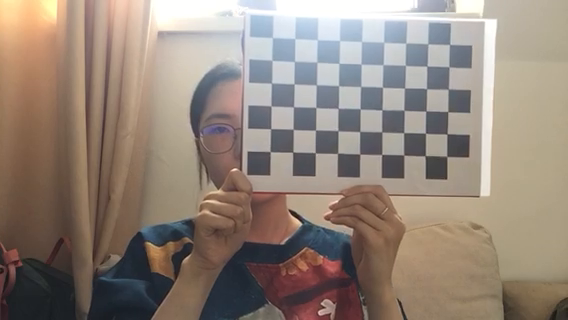
#> input picture frame 63 of learn_AI_assignment/calibration.mp4, 568 x 320 px
$ python ch8_YQS_Ex1.py
#> lines starting #> are read from the running program, lines starting #| are printed output that depends on the picture; after the words box and inside, x2 and y2 are one past the last pixel; in counts of white or black regions, pixels touching at a corner belong together
import numpy as np
import cv2
import os
#criteria是设置寻找亚像素角点的参数，采用的停止准则是最大循环次数30和最大误差容限0.001
criteria = (cv2.TERM_CRITERIA_EPS + cv2.TERM_CRITERIA_MAX_ITER, 30, 0.001)

# Define board size: (board_w x board_h)
board_w = 9
board_h = 6
blockSize = 26.2 / 1000  # in meter 26.2是毫米为单位的

# Prepare object points, like (0,0,0), (1,0,0), ...., (board_w-1,board_h-1,0)
objp = np.zeros((board_h * board_w, 3), np.float32)
# 获得check board角点坐标在世界坐标系下的真实坐标值objp本身是三列，但是np.mgrid生成的是两列，所以objp只能取2列
objp[:, :2] = np.mgrid[0:board_w, 0:board_h].T.reshape(-1, 2) * blockSize

# arrays to store object points and image points from all the images.
objpoints = []  # 3d point in real world space
imgpoints = []  # 2d points in image plane.

# Load the calibration video
path = os.path.dirname(os.path.abspath(__file__))
grabber = cv2.VideoCapture(path + '/calibration.mp4')
skipGrouping = 10  # 每10帧记录一帧，节省计算资源
image_count = 0
while (grabber.isOpened()):
    for i in range(skipGrouping):
        flag, img = grabber.read()

        if flag == False:
            break
#> this loop made 10 passes
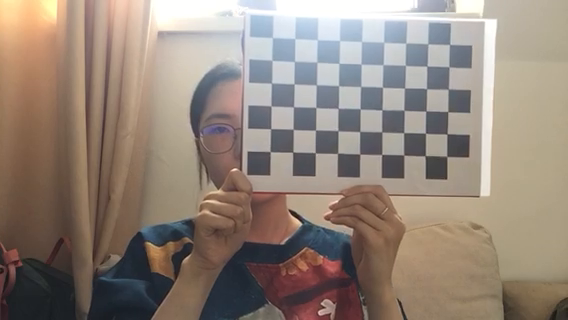
#> input picture frame 63 of learn_AI_assignment/calibration.mp4, 568 x 320 px
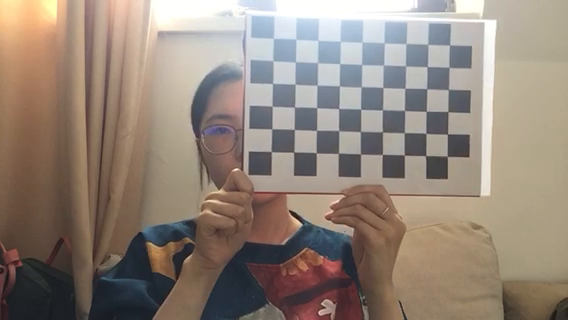
#> input picture frame 64 of learn_AI_assignment/calibration.mp4, 568 x 320 px

    if flag == False:
            break
    image_count = image_count + 1
    gray = cv2.cvtColor(img, cv2.COLOR_BGR2GRAY)
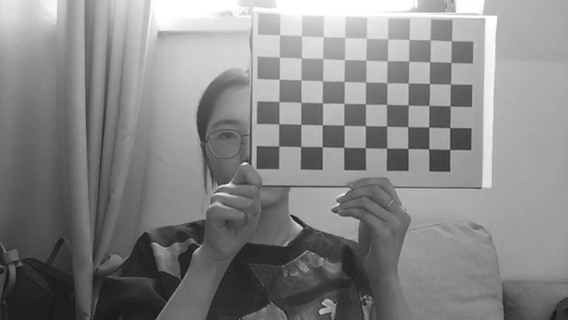
#> gray: shape (320, 568); min 21, max 255, mean 134.5
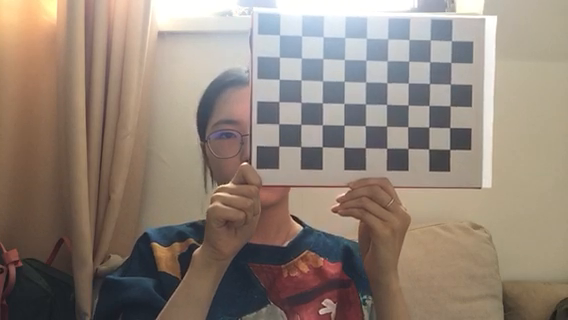
#> img: shape (320, 568, 3); mean B, G, R 120.2, 131.6, 145.6
    # find the chess board (calibration pattern) corners
    # 函数作用为提取角点，(board_w ,board_h)为check board上内角点的行列数，一般不相同，
    # 便于后续标定程序识别标定板的方向，如果找到 flag= true
    #corner用于存储检测到的内角点图像坐标位置，一般是数组形式
    flag, corners = cv2.findChessboardCorners(gray, (board_w, board_h), None)
#> flag = True; corners = 54 rows, first 8: [279.7, 35.12], [301.4, 36.14], [323.4, 36.92], [344.5, 37.57], [366.9, 38.64], [387.8, 38.76], [409.2, 39.73], [430.2, 39.75]

    # if calibration pattern is found, add object points,
    # image points (after refining them)
    if flag == True:
        objpoints.append(objp)#将空间中角点坐标加入到之前的列表中

        # Refine the corners of the detected corners
        # 为了提高标定精度，降低相机标定偏差，(11, 11)是搜索窗口的大小，winsize为搜索窗口的一半这里是（5，5）
        corners2 = cv2.cornerSubPix(gray, corners, (11, 11), (-1, -1), criteria)
#> corners2 = 54 rows, first 8: [279.8, 34.68], [301.3, 35.64], [323.5, 36.8], [344.4, 37.35], [366.7, 38.33], [387.4, 38.74], [409.3, 39.63], [430.2, 39.76]
        imgpoints.append(corners2)

        # Draw and display the corners函数用于绘制被成功标定的角点
        #(board_w, board_h)每张标定棋盘上内角点的行列数，
        # corners2初始的角点坐标向量，同时作为亚像素坐标位置的输出，所以需要是浮点型数据
        #标志位，用来指示定义的棋盘内角点是否被完整的探测到，
        # true表示别完整的探测到，函数会用直线依次连接所有的内角点，作为一个整体，
        # false表示有未被探测到的内角点，这时候函数会以（红色）圆圈标记出检测到的内角点；
        img = cv2.drawChessboardCorners(img, (board_w, board_h), corners2, flag)
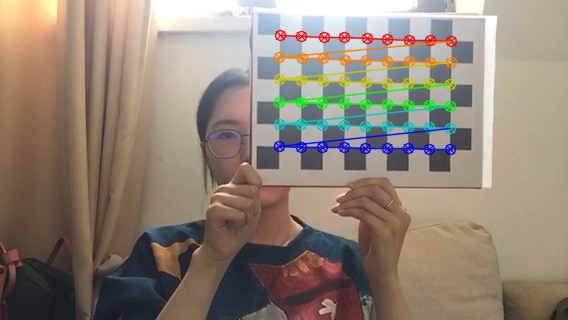
#> img: shape (320, 568, 3); 5.26% of pixels changed, all inside (x1, y1, x2, y2) = (273, 29, 458, 156)
        cv2.imshow('img', img)
        cv2.waitKey(500)

cv2.destroyAllWindows()

# Call calibration function
print('Calculating the camera parameters from {} images ...'.format(image_count))
#函数用于标定相机内外参数
#gray.shape[::-1]是图像的尺寸大小
# mtx内变换矩阵的参数，dist是畸变系数，rvecs和tvecs是每张图片的外变换矩阵，即平移向量和旋转向量
ret, mtx, dist, rvecs, tvecs = cv2.calibrateCamera(objpoints, imgpoints, gray.shape[::-1], None, None)

# Save the camera parameters into a numpy binary file
# savez在一个numpy文件中存储多了变量
np.savez(path + '\camera_parameters', name1=mtx, name2=dist)
print('Saved intrinsic matrix: \n {}'.format(mtx))
print('Saved distortion array: {}'.format(dist))

$ run again, starting later in the video
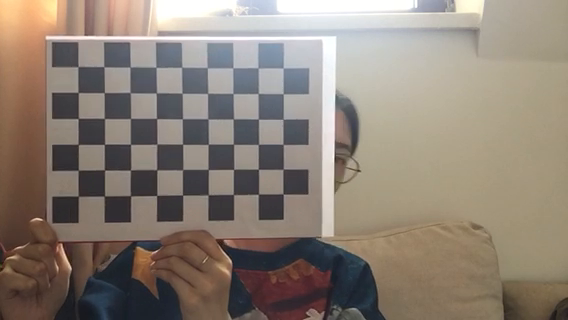
#> input picture frame 284 of learn_AI_assignment/calibration.mp4, 568 x 320 px
#> the loop `for i in range(skipGrouping):` made 10 passes
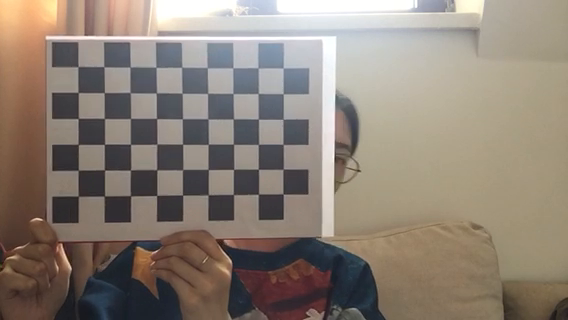
#> input picture frame 284 of learn_AI_assignment/calibration.mp4, 568 x 320 px
#> `gray = cv2.cvtColor(img, cv2.COLOR_BGR2GRAY)`:
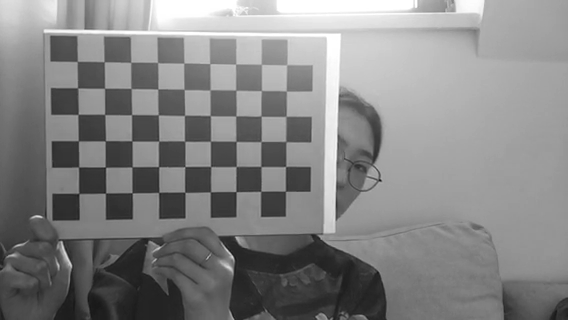
#> gray: shape (320, 568); min 22, max 255, mean 132.8
#> flag = True; corners = 54 rows, first 8: [77.22, 61.39], [104.2, 61.84], [130.7, 62.4], [157.6, 62.5], [183.9, 63.11], [209.7, 63.63], [235.6, 64.08], [261.3, 64.37]
#> corners2 = 54 rows, first 8: [77.33, 61.42], [104.1, 61.76], [130.8, 62.31], [157.5, 62.62], [183.9, 63.02], [209.6, 63.64], [235.8, 64.08], [261.2, 64.39]
#> `img = cv2.drawChessboardCorners(img, (board_w, board_h), corners2, flag)`:
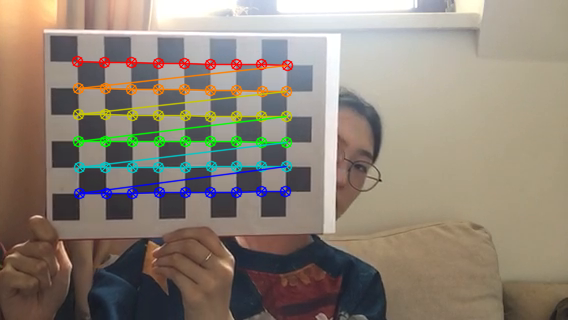
#> img: shape (320, 568, 3); mean B, G, R 118.7, 131.1, 142.1

$ run again, starting later in the video
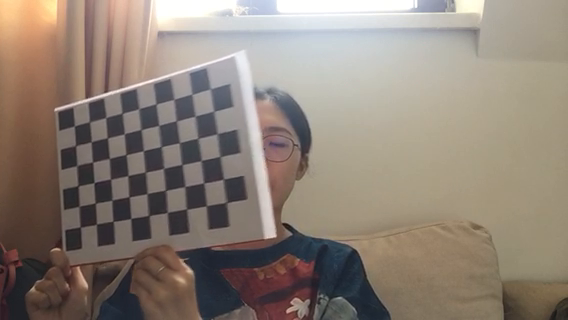
#> input picture frame 505 of learn_AI_assignment/calibration.mp4, 568 x 320 px
#> the loop `for i in range(skipGrouping):` made 10 passes
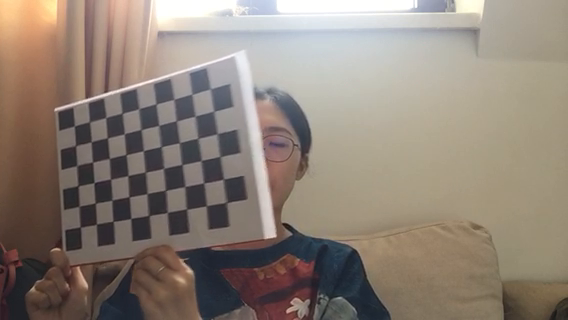
#> input picture frame 505 of learn_AI_assignment/calibration.mp4, 568 x 320 px
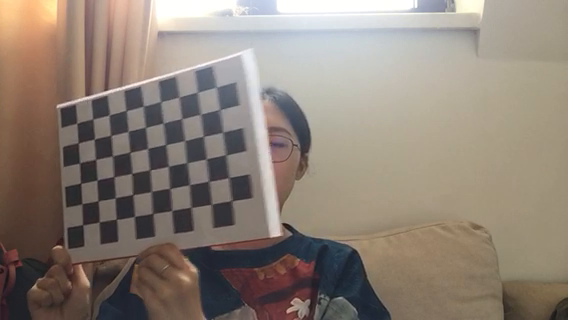
#> input picture frame 506 of learn_AI_assignment/calibration.mp4, 568 x 320 px
#> flag = True; corners = 54 rows, first 8: [101.9, 92.59], [121.8, 90.5], [142, 87.34], [161.3, 85.39], [183.1, 82], [202.8, 79.31], [224.7, 76.51], [247, 73.3]
#> corners2 = 54 rows, first 8: [101.9, 92.91], [121.4, 90.63], [141.6, 87.69], [161.5, 85.5], [182.9, 82.22], [203.1, 79.6], [225, 76.26], [245.6, 73.41]
#> `img = cv2.drawChessboardCorners(img, (board_w, board_h), corners2, flag)`:
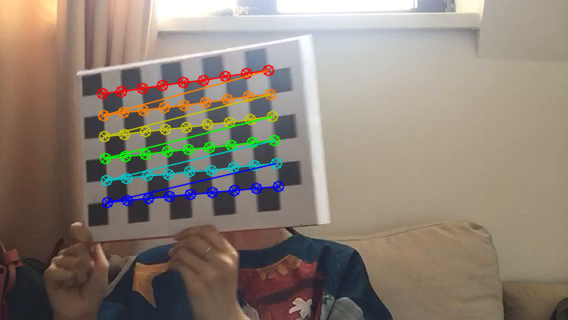
#> img: shape (320, 568, 3); mean B, G, R 116.4, 128.5, 140
